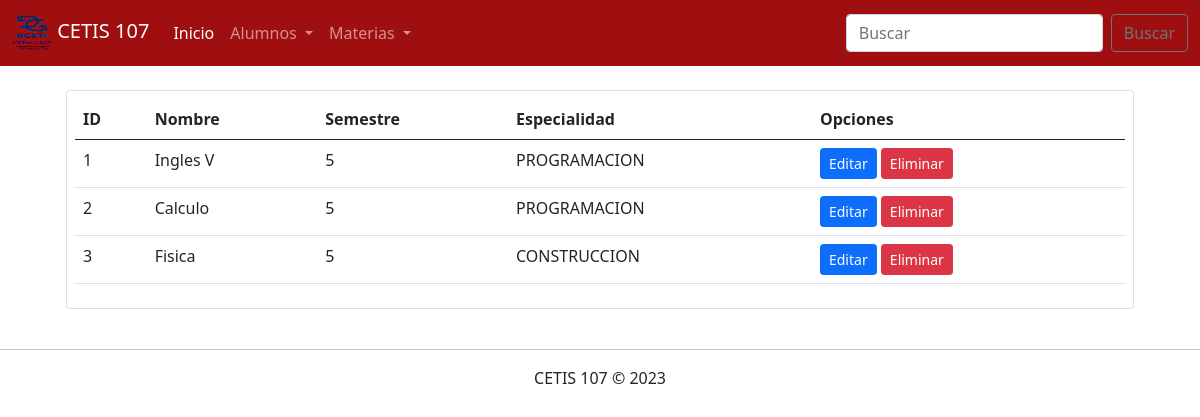
The page /Parcial3/ConsultarMaterias.php on the database as committed earlier.
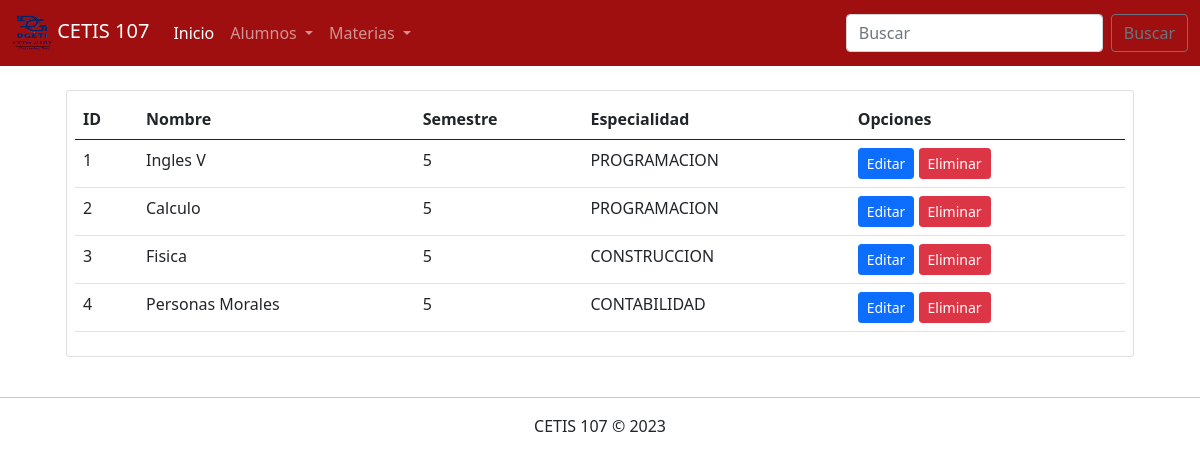
The same page on the database as committed later.
### tables this page shows
CREATE TABLE `materias` (
  `id` int(11) NOT NULL,
  `nombre` varchar(100) NOT NULL,
  `semestre` int(11) NOT NULL,
  `especialidad` varchar(50) NOT NULL
);

### Parcial3/ConsultarMaterias.php (the view, shortened to what this page needs)
<!DOCTYPE html>
<html lang="en">
<head>
    <link rel="stylesheet" href="css/bootstrap.css">
</head>
<body>
<?php
        include 'menu.php';
        include 'conexion.php';
        $sql = "SELECT * FROM materias";
        $datos = $conexion->query($sql);
    ?>
    <div class="container">
        <div class="row">
            <div class="col-12">
                <?php if($datos->num_rows > 0) { ?>
                <div class="table-responsive card m-4 p-2">
                    <table class="table table-hover">
                        <thead>
                            <tr>
                                <th>ID</th>
                                <th>Nombre</th>
                                <th>Semestre</th>
                                <th>Especialidad</th>
                                <th>Opciones</th>
                            </tr>
                        </thead>
                        <tbody>
                            <?php while($registro = $datos->fetch_assoc()){ ?>
                                <tr>
                                    <td><?php echo $registro["id"]; ?></td>
                                    <td><?php echo $registro["nombre"]; ?></td>
                                    <td><?php echo $registro["semestre"]; ?></td>
                                    <td><?php echo $registro["especialidad"]; ?></td>
                                    <td>
                                        <a href="EditarMateria.php?id=<?php echo $registro["id"]; ?>" class="btn btn-sm btn-primary">Editar</a>
                                        <a href="EliminarMateria.php?id=<?php echo $registro["id"]; ?>" class="btn btn-sm btn-danger">Eliminar</a>
                                    </td>
                                </tr>
                            <?php } ?>
                        </tbody>
                    </table>
                </div>
                <?php } else { ?>
                    <h2 class="m-4">No existe datos de alumnos en la base e datos</h2>
                <?php } ?>
            </div>
        </div>
    </div>
    <footer class="text-center">
        <hr>
        CETIS 107 &copy; 2023
    </footer>
</body>
</html>

Rows that differ between the two databases and show on the page:
added materias: id "4", nombre "Personas Morales", semestre "5", especialidad "CONTABILIDAD"
